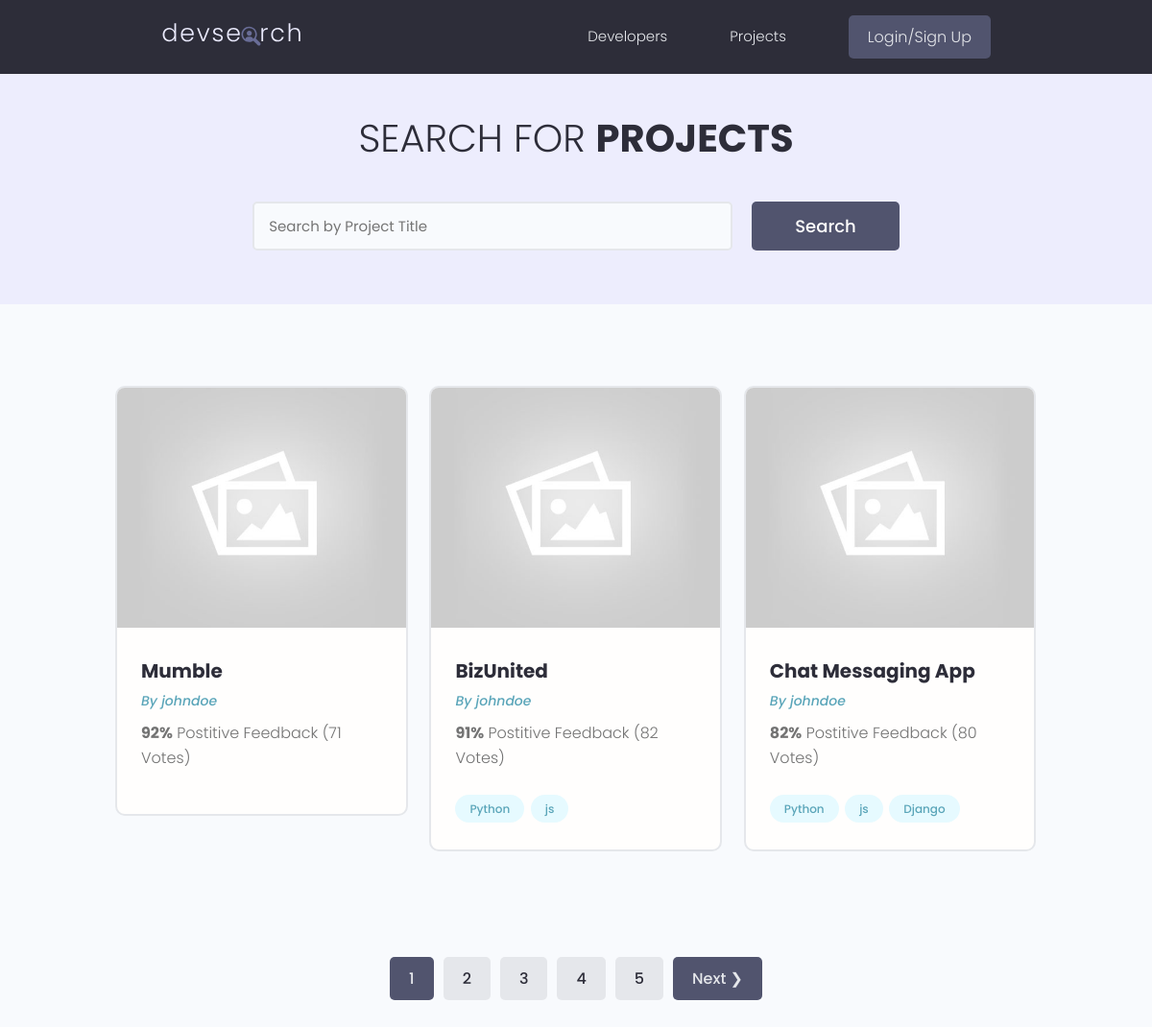
The page /projects/ on the database as committed earlier.
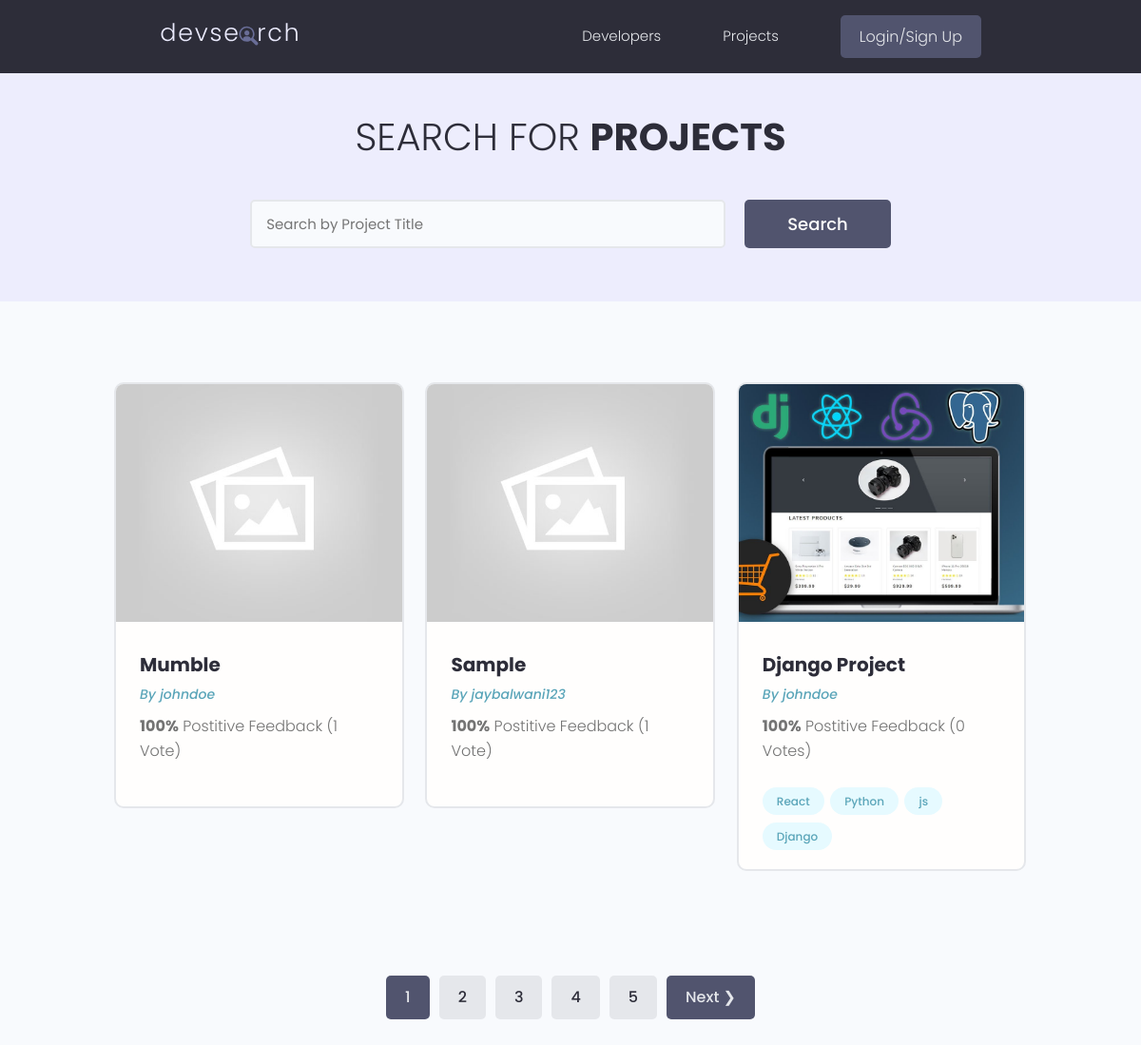
The same page on the database as committed later.
### projects/models.py (models this page shows, shortened)
class Project(models.Model):
    owner = models.ForeignKey(Profile, null=True, blank=True, on_delete=models.SET_NULL)
    title = models.CharField(max_length=200)
    image = models.ImageField(null=True, blank=True, default="default.jpg")
    description = models.TextField(null=True, blank=True)
    demo_link = models.CharField(max_length=2000, null=True, blank=True)
    source_link = models.CharField(max_length=2000, null=True, blank=True)
    tags = models.ManyToManyField('Tag', blank=True)
    vote_total = models.IntegerField(default=0, null=True, blank=True)
    vote_ratio = models.IntegerField(default=0, null=True, blank=True)
    created = models.DateTimeField(auto_now_add=True)
    id = models.UUIDField(default=uuid.uuid4, primary_key=True, unique=True, editable=False)
    class Meta:
        ordering = ['-vote_ratio', '-vote_total', 'title']

class Tag(models.Model):
    name = models.CharField(max_length=200)
    created = models.DateTimeField(auto_now_add=True)
    id = models.UUIDField(default=uuid.uuid4, primary_key=True, unique=True, editable=False)

### users/models.py (models this page shows)
class Profile(models.Model):
    user = models.OneToOneField(User, null=True, blank=True, on_delete=models.CASCADE)
    username = models.CharField(max_length=50, null=True, blank=True)
    location = models.CharField(max_length=50, null=True, blank=True)
    name = models.CharField(max_length=200, null=True, blank=True)
    email = models.EmailField(max_length=200, null=True, blank=True)
    short_intro = models.CharField(max_length=200, null=True, blank=True)
    bio = models.TextField(null=True, blank=True)
    profile_pic = models.ImageField(null=True, blank=True, upload_to='profiles/', default='profiles/user-default.png')
    social_github = models.CharField(max_length=200, null=True, blank=True)
    social_twitter = models.CharField(max_length=200, null=True, blank=True)
    social_linkedin = models.CharField(max_length=200, null=True, blank=True)
    social_youtube = models.CharField(max_length=200, null=True, blank=True)
    social_website = models.CharField(max_length=200, null=True, blank=True)
    created = models.DateTimeField(auto_now_add=True)
    id = models.UUIDField(default=uuid.uuid4, primary_key=True, unique=True, editable=False)
    def __str__(self):
        return str(self.username)

### projects/views.py (the view)
# urls.py: path('projects/', include(projects.urls)),
def projects(request):
    search_query, projects = searchProjects(request)
    projects, custom_range = paginateProjects(request, projects)
    return render(request, 'projects/projects.html', {'projects': projects,
                                                       'search_query': search_query,
                                                         'custom_range': custom_range})

### projects/utilities.py (called while the page is built)
def searchProjects(request):
    search_query = ''
    if request.GET.get('search_query'):
        search_query = request.GET.get('search_query')
    tags = Tag.objects.filter(name__icontains=search_query)
    projects = Project.objects.distinct().filter(
        Q(title__icontains=search_query) |
        Q(owner__name__icontains=search_query) |
        Q(tags__in=tags)
    )
    return search_query, projects

def paginateProjects(request, projects):
    page = request.GET.get('page')
    results = 3
    paginator = Paginator(projects, results)
    try:
        projects = paginator.page(page)
    except PageNotAnInteger:
        page = 1
        projects = paginator.page(page)
    except EmptyPage:
        page = paginator.num_pages
        projects = paginator.page(page)
    leftIndex = int(page) - 4
    if leftIndex < 1:
        leftIndex = 1
    rightIndex = int(page) + 5
    if rightIndex > paginator.num_pages:
        rightIndex = paginator.num_pages + 1
    custom_range = range(leftIndex,rightIndex)
    return projects, custom_range

### projects/templates/projects/projects.html (shortened to what this page needs)
{% extends 'main.html' %}
{% block content %}
<main class="projects">
    <section class="hero-section text-center">
      <div class="container container--narrow">
        <div class="hero-section__box">
          <h2>Search for <span>Projects</span></h2>
        </div>
        <div class="hero-section__search">
          <form id="searchForm" class="form" action="" method="get">
            <div class="form__field">
              <input class="input input--text" id="formInput#search" type="text" name="search_query"
                placeholder="Search by Project Title" value="{{search_query}}"/>
            </div>
            <input class="btn btn--sub btn--lg" type="submit" value="Search" />
          </form>
        </div>
      </div>
    </section>
    <section class="projectsList">
      <div class="container">
        <div class="grid grid--three">
        {% for project in projects %}
          <div class="column">
            <div class="card project">
              <a href="{% url 'project' project.id %}" class="project">
                <img class="project__thumbnail" src="{{project.image.url}}" alt="project thumbnail" />
                <div class="card__body">
                  <h3 class="project__title">{{project.title}}</h3>
                  <p><a class="project__author" href="{% url 'user-profile' project.owner.id %}">By {{project.owner}}</a></p>
                  <p class="project--rating">
                    <span style="font-weight: bold;">{{project.vote_ratio}}%</span> Postitive
                    Feedback ({{project.vote_total}} Vote{{project.vote_total|pluralize:"s"}})
                  </p>
                  <div class="project__tags">
                    {% for tag in project.tags.all %}
                    <span class="tag tag--pill tag--main">
                      <small>{{tag.name}}</small>
                    </span>
                    {% endfor %}
                  </div>
                </div>
              </a>
            </div>
          </div>
          {% endfor %}
        </div>
      </div>
    </section>
    {% include 'pagination.html' with query_set=projects custom_range=custom_range %}
  </main>
{% endblock %}

Rows that differ between the two databases and show on the page:
no longer on this page (row unchanged): Project: image (placeholder picture), title "BizUnited", owner "johndoe", vote_ratio "91", vote_total "82", Tag (name "Python"), Tag (name "js")
no longer on this page (row unchanged): Project: image (placeholder picture), title "Chat Messaging App", owner "johndoe", vote_ratio "82", vote_total "80", Tag (name "Python"), Tag (name "js"), Tag (name "Django")
changed Project "Mumble": vote_ratio "92" → "100"; vote_total "71" → "1"
now on this page (row edited): Project: image (placeholder picture), title "Sample", owner "jaybalwani123", vote_ratio "100", vote_total "1"
now on this page (row edited): Project: image (picture), title "Django Project", owner "johndoe", vote_ratio "100", vote_total "0", Tag (name "Python"), Tag (name "js"), Tag (name "Django")
now on this page (row unchanged): Tag: name "React", shown under "Django Project"
